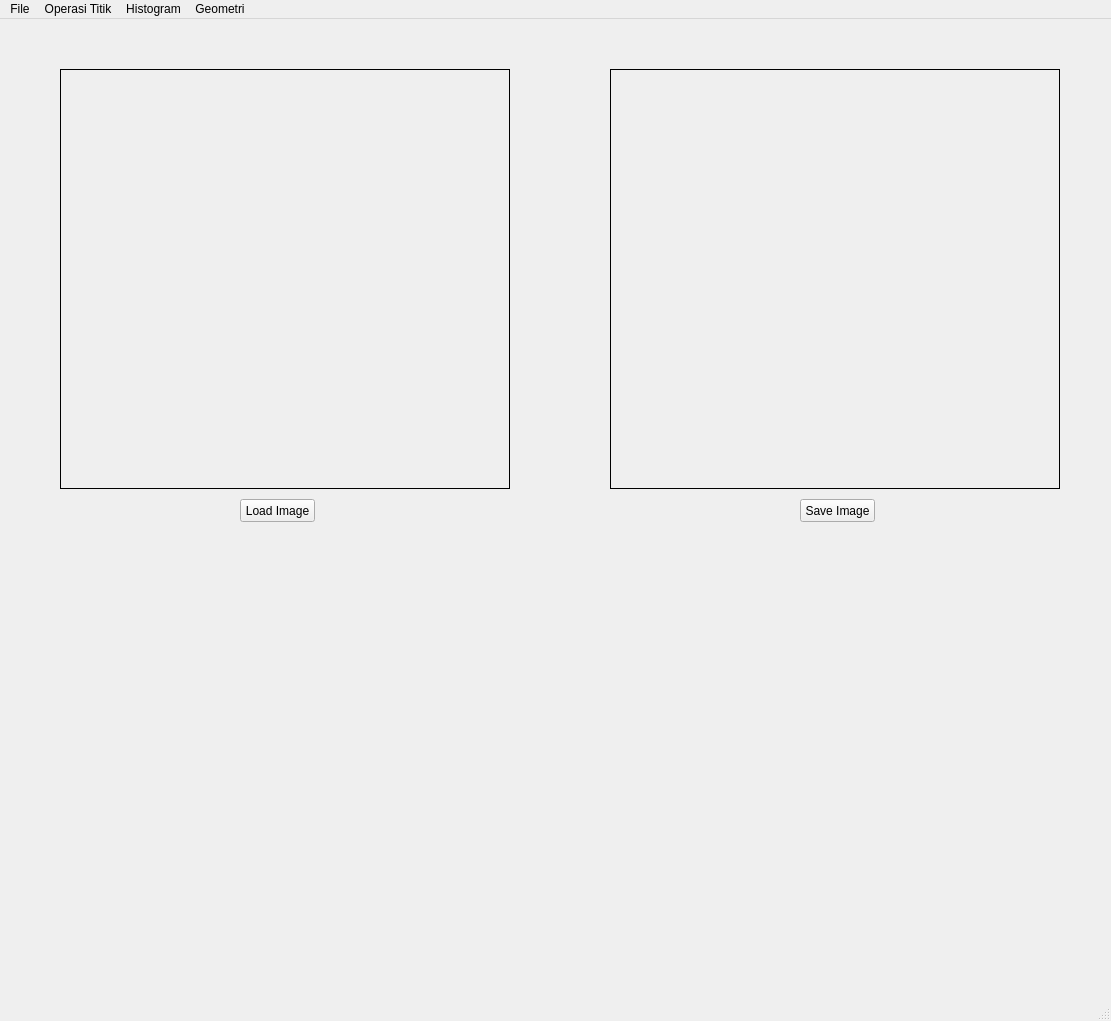
<?xml version="1.0" encoding="UTF-8"?>
<ui version="4.0">
 <class>MainWindow</class>
 <widget class="QMainWindow" name="MainWindow">
  <property name="geometry">
   <rect>
    <x>0</x>
    <y>0</y>
    <width>1111</width>
    <height>1021</height>
   </rect>
  </property>
  <property name="windowTitle">
   <string>MainWindow</string>
  </property>
  <widget class="QWidget" name="centralwidget">
   <widget class="QPushButton" name="loadButton">
    <property name="geometry">
     <rect>
      <x>240</x>
      <y>480</y>
      <width>75</width>
      <height>23</height>
     </rect>
    </property>
    <property name="text">
     <string>Load Image</string>
    </property>
   </widget>
   <widget class="QLabel" name="imgLabel">
    <property name="geometry">
     <rect>
      <x>60</x>
      <y>50</y>
      <width>450</width>
      <height>420</height>
     </rect>
    </property>
    <property name="frameShape">
     <enum>QFrame::Box</enum>
    </property>
    <property name="text">
     <string/>
    </property>
   </widget>
   <widget class="QLabel" name="hasilLabel">
    <property name="geometry">
     <rect>
      <x>610</x>
      <y>50</y>
      <width>450</width>
      <height>420</height>
     </rect>
    </property>
    <property name="frameShape">
     <enum>QFrame::Box</enum>
    </property>
    <property name="text">
     <string/>
    </property>
   </widget>
   <widget class="QPushButton" name="saveButton">
    <property name="geometry">
     <rect>
      <x>800</x>
      <y>480</y>
      <width>75</width>
      <height>23</height>
     </rect>
    </property>
    <property name="text">
     <string>Save Image</string>
    </property>
   </widget>
  </widget>
  <widget class="QMenuBar" name="menubar">
   <property name="geometry">
    <rect>
     <x>0</x>
     <y>0</y>
     <width>1111</width>
     <height>21</height>
    </rect>
   </property>
   <widget class="QMenu" name="menuFile">
    <property name="title">
     <string>File</string>
    </property>
    <addaction name="actionLoad_Image"/>
    <addaction name="actionSave_Image"/>
   </widget>
   <widget class="QMenu" name="menuOperasi_Titik">
    <property name="title">
     <string>Operasi Titik</string>
    </property>
    <addaction name="actionGrayScale"/>
    <addaction name="actionBrightness"/>
    <addaction name="actionSimple_Contrast"/>
    <addaction name="actionContrast_Stretching"/>
    <addaction name="actionNegative_Image"/>
    <addaction name="actionBiner_Image"/>
   </widget>
   <widget class="QMenu" name="menuHistogram">
    <property name="title">
     <string>Histogram</string>
    </property>
    <addaction name="actionGray_Histogram"/>
    <addaction name="actionRGB_Histogram"/>
    <addaction name="actionHistogram_Equalization"/>
   </widget>
   <widget class="QMenu" name="menuGeometri">
    <property name="title">
     <string>Geometri</string>
    </property>
    <addaction name="actionTranslasi"/>
    <addaction name="actionRotasi"/>
   </widget>
   <addaction name="menuFile"/>
   <addaction name="menuOperasi_Titik"/>
   <addaction name="menuHistogram"/>
   <addaction name="menuGeometri"/>
  </widget>
  <widget class="QStatusBar" name="statusbar"/>
  <action name="actionGrayScale">
   <property name="text">
    <string>GrayScale</string>
   </property>
  </action>
  <action name="actionLoad_Image">
   <property name="text">
    <string>Load Image</string>
   </property>
  </action>
  <action name="actionSave_Image">
   <property name="text">
    <string>Save Image</string>
   </property>
  </action>
  <action name="actionBrightness">
   <property name="text">
    <string>Brightness</string>
   </property>
  </action>
  <action name="actionSimple_Contrast">
   <property name="text">
    <string>Simple Contrast</string>
   </property>
  </action>
  <action name="actionContrast_Stretching">
   <property name="text">
    <string>Contrast Stretching</string>
   </property>
  </action>
  <action name="actionNegative_Image">
   <property name="text">
    <string>Negative Image</string>
   </property>
  </action>
  <action name="actionBiner_Image">
   <property name="text">
    <string>Biner Image</string>
   </property>
  </action>
  <action name="actionGray_Histogram">
   <property name="text">
    <string>Histogram Grayscale</string>
   </property>
  </action>
  <action name="actionRGB_Histogram">
   <property name="text">
    <string>Histogram RGB</string>
   </property>
  </action>
  <action name="actionHistogram_Equalization">
   <property name="text">
    <string>Histogram Equalization</string>
   </property>
  </action>
  <action name="actionTranslasi">
   <property name="text">
    <string>Translasi</string>
   </property>
  </action>
  <action name="actionRotasi">
   <property name="text">
    <string>Rotasi</string>
   </property>
  </action>
 </widget>
 <resources/>
 <connections/>
</ui>
